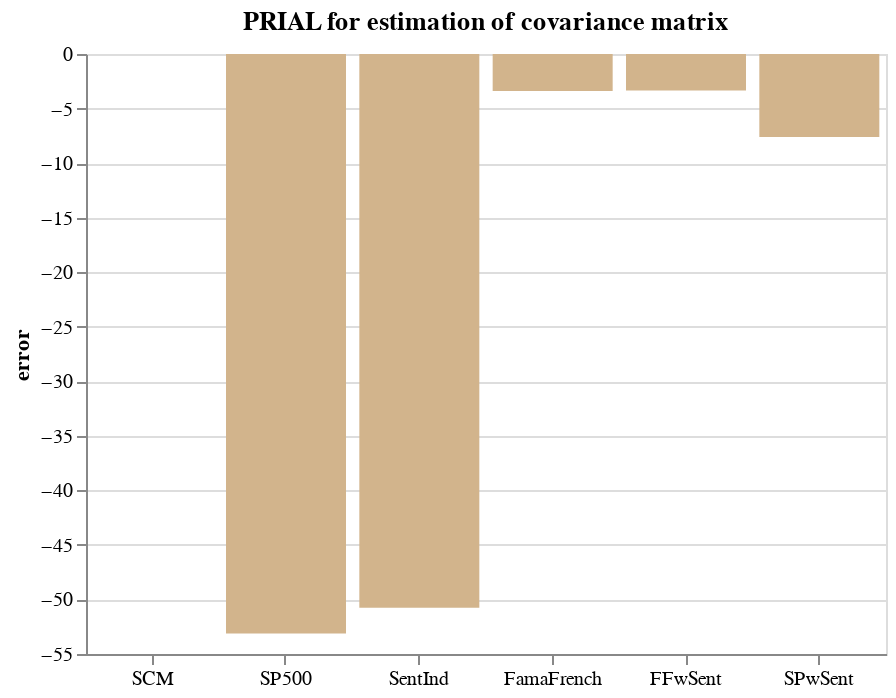

Notebook code for this chart:
### Code cell
ref = norm(Sigma_SCM - Sigma_true, ord=ntype)**2
PRIAL = 100*(ref - error**2)/ref
print(f"""
ntype: {ntype}
begin_date, end_date: {begin_date}, {end_date}
{PRIAL}
""")

## results with ntype="F"
##period: "2015-01-01" -- "2017-12-31"
# SCM         SP500    SentInd    FamaFrench    FFwSent  SPwSent
# 0.000000  -4.429915  48.934849  -1.101584  -1.067530  -4.662129

##period: "2017-01-01" -- 2019-12-20
#SCM        SP500    SentInd    FamaFrench    FFwSent   SPwSent
#0.00000 -253.53723 -253.00818  -10.32885  -10.21780  -16.73770

##period: "2018-01-01" -- "2019-12-20"
# SCM         SP500    SentInd    FamaFrench    FFwSent  SPwSent
# 0.000000  -53.127359 -50.766802  -3.380414  -3.351638  -7.613154

##period: "2015-01-01" -- 2019-12-20
#SCM      SP500    SentInd FamaFrench    FFwSent   SPwSent
#0.00000 -30.79891 -433.02268  -17.17345  -17.20375  -30.93734

# order = ["SCM", "SP500", "SentInd", "FamaFrench", "FFwSent", "SPwSent"]
order = ["SCM", "SentInd", "FamaFrench", "FFwSent"]
alt.Chart(PRIAL.melt(value_name='error')).mark_bar().encode(
    x = alt.X('variable', title='', axis=alt.Axis(labelAngle=0), sort=order),
    y = 'error',
    color = alt.value("tan")
).properties(
    title="PRIAL for estimation of covariance matrix",
    height=300,
    width=400
)

### Figure 1 — Vega-Lite specification as saved in the notebook (floating-point values rounded to 4 significant figures)
{"config": {"view": {"continuousWidth": 400, "continuousHeight": 300}}, "data": {"name": "data-a9fa999cb8f8fb6fb9b574e0fc5666b4"}, "mark": "bar", "encoding": {"color": {"value": "tan"}, "x": {"axis": {"labelAngle": 0}, "field": "variable", "sort": ["SCM", "SP500", "SentInd", "FamaFrench", "FFwSent", "SPwSent"], "title": "", "type": "nominal"}, "y": {"field": "error", "type": "quantitative"}}, "height": 300, "title": "PRIAL for estimation of covariance matrix", "width": 400, "$schema": "https://vega.github.io/schema/vega-lite/v4.17.0.json", "datasets": {"data-a9fa999cb8f8fb6fb9b574e0fc5666b4": [{"variable": "SCM", "error": 0.0}, {"variable": "SP500", "error": -53.13}, {"variable": "SentInd", "error": -50.77}, {"variable": "FamaFrench", "error": -3.38}, {"variable": "FFwSent", "error": -3.352}, {"variable": "SPwSent", "error": -7.613}]}}
